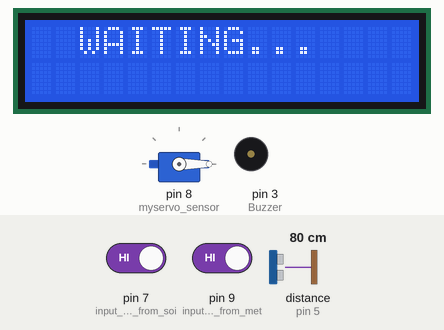
The sketch below on a simulated Arduino Uno, built with avr-gcc and run on an emulated ATmega328P. Parts: servo, 16×2 character LCD, buzzer (waves = sounding, pin HIGH). Wiring (inferred from the names in the program): ultrasonic range finder: trigger pin 6; echo pin 5. Inputs (shaded band) come from the test bench; at power-on: distance to the obstacle (sensor on pin 5) 80 cm, pin 7 (input_pin_coming_from_soi) HIGH, pin 9 (input_pin_coming_from_met) HIGH. The echo pulse lasts 58.3 µs per cm; pins used as bus, display or sensor lines are not drawn; what the sketch prints to the serial monitor is not drawn.

Above: at 4.2 s.
4.3 s: distance to the obstacle (sensor on pin 5) set to 6 cm
6.3 s: distance to the obstacle (sensor on pin 5) set to 3 cm
At 9.1 s:
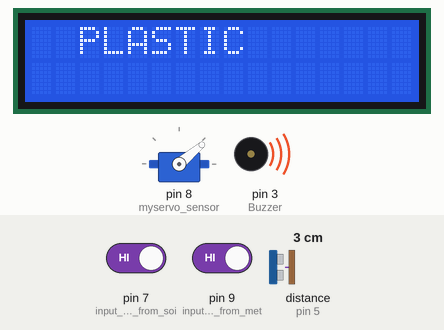
9.3 s: pin 7 (input_pin_coming_from_soi) driven LOW
At 11.3 s:
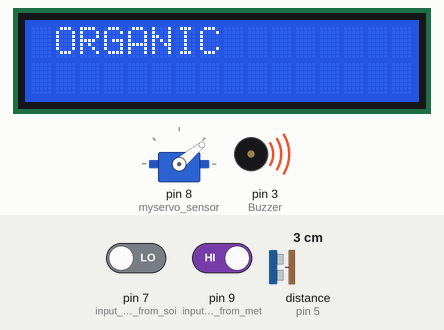
11.8 s: pin 9 (input_pin_coming_from_met) driven LOW
At 13.8 s:
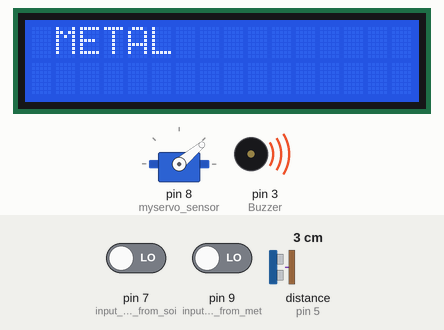
Timing chart, 0 to 15.3 s (numbered marks = the images above; inputs shaded):
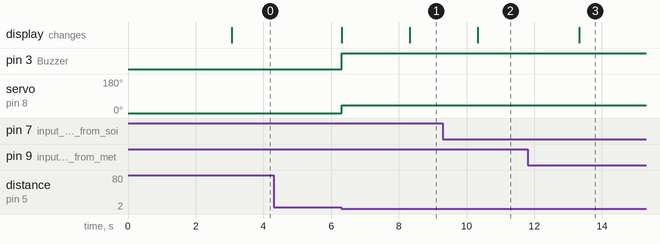

The sketch:

Garbage.ino
```cpp
//Automatic Garbage Sorting Machine by Hobby Project.

#include <Servo.h>            // include servo.h library
#include <LiquidCrystal.h>   //  include liquid crytstal library

#define trigPin 6 //Define the HC-SE04 triger on pin 6 on the arduino
#define echoPin 5 //Define the HC-SE04 echo on pin 5 on the arduino

Servo myservo_sensor;
int pos_sensor = 0;
int smos;
int metel;

LiquidCrystal lcd(A3, A2,13 , 12, 11, 10);
void setup()
{
  Serial.begin (9600);
  myservo_sensor.attach(8);//connect servo to pin 8
  myservo_sensor.write(0);
  pinMode(7,INPUT); //input pin coming from soil sensor
  pinMode(9,INPUT); //input pin coming from metel sensor(black wire)
  pinMode(trigPin, OUTPUT); //set the trigpin to output
  pinMode(echoPin, INPUT); //set the echopin to input
  pinMode(3,OUTPUT); //Buzzer

  lcd.begin(16, 2);
  lcd.print("    WELCOME");
  delay (3000);
}

void loop() {
lcd.setCursor(0, 0);
lcd.print("  WAITING...");
smos = digitalRead(7);
metel = digitalRead(9);
digitalWrite(3,LOW);
lcd.setCursor(0, 0);
lcd.print("  WAITING...");
Serial.print("waiting");

 if(metel == LOW)
 {
  lcd.clear();
   Serial.print("metel");
   lcd.setCursor(0, 0);
   lcd.print(" METAL ");
   digitalWrite(3,HIGH);
   myservo_sensor.write(40);

  delay(3000);
 }
  if(smos == LOW)
  {
    lcd.clear();
   Serial.print("organic");
   lcd.setCursor(0, 0);
   lcd.print(" ORGANIC ");
   digitalWrite(3,HIGH);
   myservo_sensor.write(40);

  delay(3000);
  }
  else
  {
    int duration, distance; //Define two intregers duration and distance to be used to save data

digitalWrite(trigPin, HIGH); //write a digital high to the trigpin to send out the pulse

delayMicroseconds(500); //wait half a millisecond

digitalWrite(trigPin, LOW); //turn off the trigpin

duration = pulseIn(echoPin, HIGH); //measure the time using pulsein when the echo receives a signal set it to high

distance = (duration/2) / 29.1; //distance is the duration devided by 2 becasue the signal traveled from the trigpin then back to the echo pin, then divide by 29.1 to convert to centimeters

if (distance < 04) //if the distance is less than 4 CM
{
    lcd.clear();
   Serial.print("plastic");
     lcd.setCursor(0, 0);
     lcd.print("  PLASTIC ");
     digitalWrite(3,HIGH);
  myservo_sensor.write(40);

  delay(2000);
}}}
```

Measured:
- the behaviour switches between 5 and 4 cm on distance to the obstacle (sensor on pin 5) (found by bisection; images 0 and 1)
- after the input at 4.3 s, every drawn part: stays the same
- after the input at 6.3 s, pin 3 (Buzzer): LOW → HIGH at once; servo on pin 8 (myservo_sensor): 0° → 40° at once; the display: changes at once (image 1)
- after the input at 9.3 s, the display: changes after 1.0 s (image 2)
- after the input at 11.8 s, the display: changes after 1.5 s (image 3)
